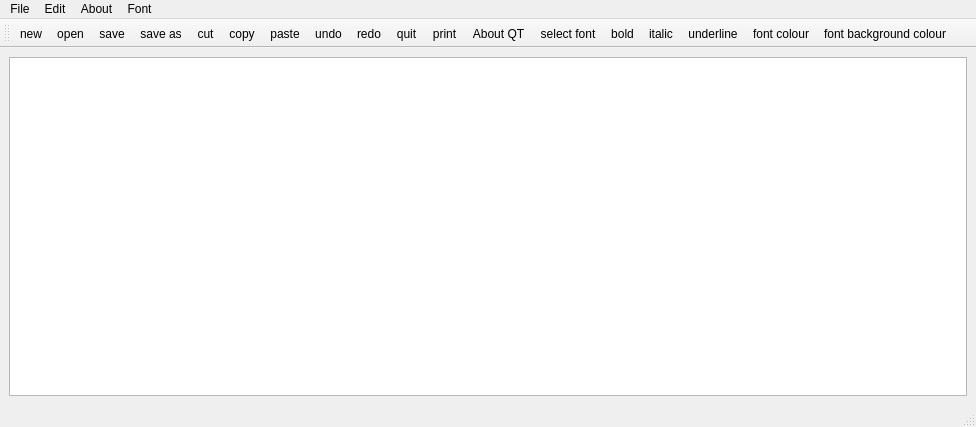
<?xml version="1.0" encoding="UTF-8"?>
<ui version="4.0">
 <class>MainWindow</class>
 <widget class="QMainWindow" name="MainWindow">
  <property name="geometry">
   <rect>
    <x>0</x>
    <y>0</y>
    <width>976</width>
    <height>427</height>
   </rect>
  </property>
  <property name="windowTitle">
   <string>MainWindow</string>
  </property>
  <widget class="QWidget" name="centralwidget">
   <layout class="QHBoxLayout" name="horizontalLayout">
    <item>
     <widget class="QTextEdit" name="textEdit"/>
    </item>
   </layout>
  </widget>
  <widget class="QMenuBar" name="menubar">
   <property name="geometry">
    <rect>
     <x>0</x>
     <y>0</y>
     <width>976</width>
     <height>21</height>
    </rect>
   </property>
   <widget class="QMenu" name="menuFile">
    <property name="title">
     <string>File</string>
    </property>
    <addaction name="actionnew"/>
    <addaction name="actionopen"/>
    <addaction name="separator"/>
    <addaction name="actionsave"/>
    <addaction name="actionsave_as"/>
   </widget>
   <widget class="QMenu" name="menuEdit">
    <property name="title">
     <string>Edit</string>
    </property>
    <addaction name="actioncut"/>
    <addaction name="actioncopy"/>
    <addaction name="actionpaste"/>
    <addaction name="actionundo"/>
    <addaction name="actionredo"/>
    <addaction name="actionquit"/>
    <addaction name="actionprint"/>
   </widget>
   <widget class="QMenu" name="menuAbout">
    <property name="title">
     <string>About</string>
    </property>
    <addaction name="actionAbout_QT"/>
   </widget>
   <widget class="QMenu" name="menuFont">
    <property name="title">
     <string>Font</string>
    </property>
    <addaction name="actionselect_font"/>
    <addaction name="actionbold"/>
    <addaction name="actionitalic"/>
    <addaction name="actionunderline"/>
    <addaction name="actionfont_colour"/>
    <addaction name="actionfont_background_colour"/>
   </widget>
   <addaction name="menuFile"/>
   <addaction name="menuEdit"/>
   <addaction name="menuAbout"/>
   <addaction name="menuFont"/>
  </widget>
  <widget class="QStatusBar" name="statusbar"/>
  <widget class="QToolBar" name="toolBar">
   <property name="windowTitle">
    <string>toolBar</string>
   </property>
   <attribute name="toolBarArea">
    <enum>TopToolBarArea</enum>
   </attribute>
   <attribute name="toolBarBreak">
    <bool>false</bool>
   </attribute>
   <addaction name="actionnew"/>
   <addaction name="actionopen"/>
   <addaction name="actionsave"/>
   <addaction name="actionsave_as"/>
   <addaction name="actioncut"/>
   <addaction name="actioncopy"/>
   <addaction name="actionpaste"/>
   <addaction name="actionundo"/>
   <addaction name="actionredo"/>
   <addaction name="actionquit"/>
   <addaction name="actionprint"/>
   <addaction name="actionAbout_QT"/>
   <addaction name="actionselect_font"/>
   <addaction name="actionbold"/>
   <addaction name="actionitalic"/>
   <addaction name="actionunderline"/>
   <addaction name="actionfont_colour"/>
   <addaction name="actionfont_background_colour"/>
  </widget>
  <action name="actionnew">
   <property name="icon">
    <iconset resource="resources2.qrc">
     <normaloff>:/images2/images2/new-file.png</normaloff>:/images2/images2/new-file.png</iconset>
   </property>
   <property name="text">
    <string>new</string>
   </property>
  </action>
  <action name="actionopen">
   <property name="icon">
    <iconset resource="resources2.qrc">
     <normaloff>:/images2/images2/open-file.png</normaloff>:/images2/images2/open-file.png</iconset>
   </property>
   <property name="text">
    <string>open</string>
   </property>
  </action>
  <action name="actionsave">
   <property name="icon">
    <iconset resource="resources2.qrc">
     <normaloff>:/images2/images2/save.jpg</normaloff>:/images2/images2/save.jpg</iconset>
   </property>
   <property name="text">
    <string>save</string>
   </property>
  </action>
  <action name="actionsave_as">
   <property name="icon">
    <iconset resource="resources2.qrc">
     <normaloff>:/images2/images2/save-as.png</normaloff>:/images2/images2/save-as.png</iconset>
   </property>
   <property name="text">
    <string>save as</string>
   </property>
  </action>
  <action name="actioncut">
   <property name="icon">
    <iconset resource="resources2.qrc">
     <normaloff>:/images2/images2/cut.png</normaloff>:/images2/images2/cut.png</iconset>
   </property>
   <property name="text">
    <string>cut</string>
   </property>
  </action>
  <action name="actioncopy">
   <property name="icon">
    <iconset resource="resources2.qrc">
     <normaloff>:/images2/images2/copy.png</normaloff>:/images2/images2/copy.png</iconset>
   </property>
   <property name="text">
    <string>copy</string>
   </property>
  </action>
  <action name="actionpaste">
   <property name="icon">
    <iconset resource="resources2.qrc">
     <normaloff>:/images2/images2/paste.jpg</normaloff>:/images2/images2/paste.jpg</iconset>
   </property>
   <property name="text">
    <string>paste</string>
   </property>
  </action>
  <action name="actionundo">
   <property name="icon">
    <iconset resource="resources2.qrc">
     <normaloff>:/images2/images2/undo.jpg</normaloff>:/images2/images2/undo.jpg</iconset>
   </property>
   <property name="text">
    <string>undo</string>
   </property>
  </action>
  <action name="actionredo">
   <property name="icon">
    <iconset resource="resources2.qrc">
     <normaloff>:/images2/images2/redo.png</normaloff>:/images2/images2/redo.png</iconset>
   </property>
   <property name="text">
    <string>redo</string>
   </property>
  </action>
  <action name="actionquit">
   <property name="icon">
    <iconset resource="resources2.qrc">
     <normaloff>:/images2/images2/quit.jpg</normaloff>:/images2/images2/quit.jpg</iconset>
   </property>
   <property name="text">
    <string>quit</string>
   </property>
  </action>
  <action name="actionprint">
   <property name="icon">
    <iconset resource="resources2.qrc">
     <normaloff>:/images2/images2/print.png</normaloff>:/images2/images2/print.png</iconset>
   </property>
   <property name="text">
    <string>print</string>
   </property>
  </action>
  <action name="actionAbout_QT">
   <property name="icon">
    <iconset resource="resources2.qrc">
     <normaloff>:/images2/images2/about.jpg</normaloff>:/images2/images2/about.jpg</iconset>
   </property>
   <property name="text">
    <string>About QT</string>
   </property>
  </action>
  <action name="actionselect_font">
   <property name="icon">
    <iconset resource="resources2.qrc">
     <normaloff>:/images2/images2/select-font.jpg</normaloff>:/images2/images2/select-font.jpg</iconset>
   </property>
   <property name="text">
    <string>select font</string>
   </property>
  </action>
  <action name="actionbold">
   <property name="icon">
    <iconset resource="resources2.qrc">
     <normaloff>:/images2/images2/bold.png</normaloff>:/images2/images2/bold.png</iconset>
   </property>
   <property name="text">
    <string>bold</string>
   </property>
  </action>
  <action name="actionitalic">
   <property name="icon">
    <iconset resource="resources2.qrc">
     <normaloff>:/images2/images2/italic.png</normaloff>:/images2/images2/italic.png</iconset>
   </property>
   <property name="text">
    <string>italic</string>
   </property>
  </action>
  <action name="actionunderline">
   <property name="icon">
    <iconset resource="resources2.qrc">
     <normaloff>:/images2/images2/underline.jpg</normaloff>:/images2/images2/underline.jpg</iconset>
   </property>
   <property name="text">
    <string>underline</string>
   </property>
  </action>
  <action name="actionfont_colour">
   <property name="icon">
    <iconset resource="resources2.qrc">
     <normaloff>:/images2/images2/font-colour.jpg</normaloff>:/images2/images2/font-colour.jpg</iconset>
   </property>
   <property name="text">
    <string>font colour</string>
   </property>
  </action>
  <action name="actionfont_background_colour">
   <property name="icon">
    <iconset resource="resources2.qrc">
     <normaloff>:/images2/images2/font-background-colour.png</normaloff>:/images2/images2/font-background-colour.png</iconset>
   </property>
   <property name="text">
    <string>font background colour</string>
   </property>
  </action>
 </widget>
 <resources>
  <include location="resources2.qrc"/>
 </resources>
 <connections/>
</ui>
